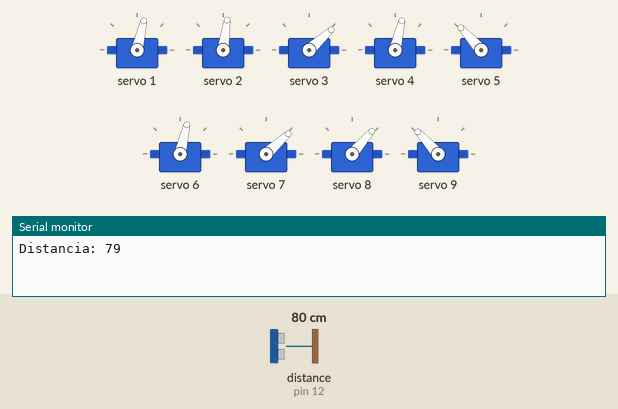
The sketch below on a simulated Arduino Uno, built with avr-gcc and run on an emulated ATmega328P. Shown: 9 × servo, the last lines printed to the serial monitor. Wiring (inferred from the names in the program): ultrasonic range finder: trigger pin 11; echo pin 12. The test bench sets the inputs (shaded band); at power-on: distance to the obstacle (sensor on pin 12) 80 cm. The echo pulse lasts 58.3 µs per cm.

Above: at 1.49 s.
2.6 s: distance to the obstacle (sensor on pin 12) set to 23 cm
At 2.81 s:
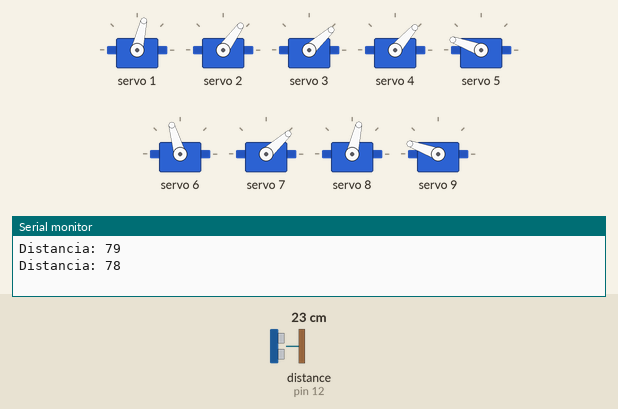
6.1 s: distance to the obstacle (sensor on pin 12) set to 19 cm
At 8.59 s:
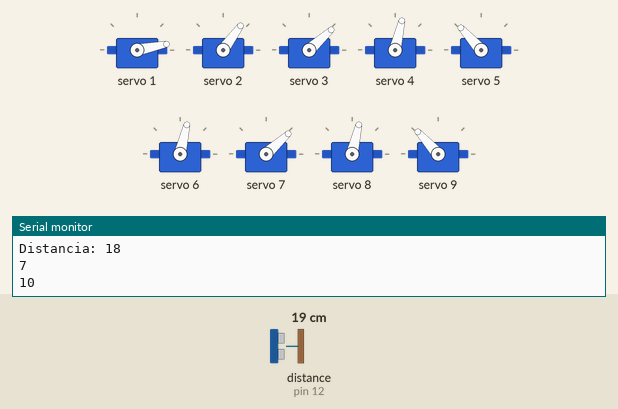
9.6 s: distance to the obstacle (sensor on pin 12) set to 2 cm
13.1 s: distance to the obstacle (sensor on pin 12) set to 35 cm
At 16.6 s:
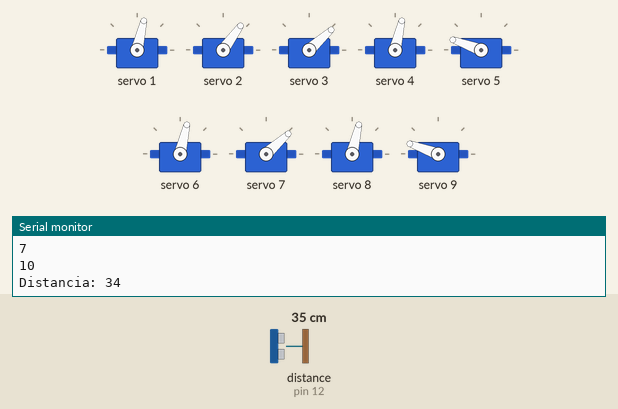
Timing chart, 0 to 17.6 s (numbered marks = the images above; inputs shaded):
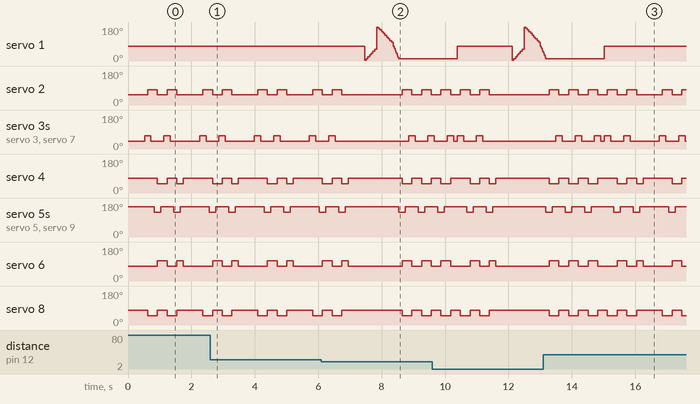

The sketch:

PROJ003-Quadruped.ino
```cpp
/*
   CARTROTECH  (https://cartrotech.wordpress.com)

   Projecte nº: P003
   Data: 22/10/2022
   Descripcio: Robot quadruped
   Nota:

*/

//SCL -> A5
//SDA -> A4

#include <Wire.h>
#include <Adafruit_PWMServoDriver.h>

Adafruit_PWMServoDriver servoController = Adafruit_PWMServoDriver(0x40);

const int frequency = 50;       // Freqüència PWM de 50Hz o T=20ms
const int ServoMinTicks = 110; // amplada de pols en ticks per a posició 0°
const int ServoMaxTicks = 510; // amplada de pols en ticks per a posició 180°

// Posicio inicial
int posIniServo1 = 275;
int posIniServo2 = 225;
int posIniServo3 = 200;
int posIniServo4 = 275;
int posIniServo5 = 450;
int posIniServo6 = 275;
int posIniServo7 = 200;
int posIniServo8 = 275;
int posIniServo9 = 450;

// Sensor IRC
#define powerPin 8
#define trigPin 11
#define echoPin 12
long Duracio = 0;
int Distancia = 0;
int angle = 90;
int sum = 0;

void setup()
{
  pinMode(powerPin, OUTPUT);
  pinMode(trigPin, OUTPUT);
  pinMode(echoPin, INPUT);
  Serial.begin(9600);
  servoController.begin();
  servoController.setPWMFreq(frequency );
  posIni();
}

void loop()
{
  posIni();
  buscaObstacle();
  endavant(2);

}

void posIni()
{
  servoController.setPWM(1, 0, posIniServo1);
  servoController.setPWM(2, 0, posIniServo2);
  servoController.setPWM(3, 0, posIniServo3);
  servoController.setPWM(4, 0, posIniServo4);
  servoController.setPWM(5, 0, posIniServo5);
  servoController.setPWM(6, 0, posIniServo6);
  servoController.setPWM(7, 0, posIniServo7);
  servoController.setPWM(8, 0, posIniServo8);
  servoController.setPWM(9, 0, posIniServo9);

}

void assegut()
{
  servoController.setPWM(1, 0, posIniServo1);
  servoController.setPWM(2, 0, posIniServo2);
  servoController.setPWM(3, 0, posIniServo3);
  servoController.setPWM(4, 0, posIniServo4);
  servoController.setPWM(5, 0, posIniServo5);
  servoController.setPWM(6, 0, posIniServo6);
  servoController.setPWM(7, 0, 300);
  servoController.setPWM(8, 0, posIniServo8);
  servoController.setPWM(9, 0, 300);
}

void buscaObstacle()
{
  mesuraDistancia();
  Serial.print("Distancia: ");
  Serial.println(Distancia);
  delay(500);

  if (Distancia < 20)
  {
    int dreta = 0;
    int esquerra = 0;
    int sumdreta = 0;
    int sumesquerra = 0;

    int i = ServoMinTicks + 10;
    delay(10);
    while (i <= 250)
    {
      servoController.setPWM(1, 0, i);
      i = i + 20;
      mesuraDistancia();

      if (Distancia < 25)
      {
        dreta = 1;
        sumdreta++;
      }
      else
      {
        dreta = 0;
      }
      delay(50);
    }

    i = ServoMaxTicks - 10;
    delay(10);
    while (i >= 310)
    {
      servoController.setPWM(1, 0, i);
      i = i - 20;
      mesuraDistancia();
      if (Distancia < 25)
      {
        esquerra = 1;
        sumesquerra++;
      }
      else
      {
        esquerra = 0;
      }
      delay(50);
    }
    servoController.setPWM(1, 0, posIniServo1);
    delay(10);
    Serial.println(sumdreta);
    Serial.println(sumesquerra);

    if (sumdreta > sumesquerra)
    {
      girE(3);
    }
    else
    {
      girD(3);
    }

    if (sumdreta >= 20)
    {
      enrere(3);
      girE(3);
    }
    else if (sumesquerra >= 20)
    {
      enrere(3);
      girD(3);
    }
  }

}

void mesuraDistancia()
{
  digitalWrite(powerPin, HIGH); //Encenem sensor
  digitalWrite(trigPin, LOW);
  delayMicroseconds(2);
  digitalWrite(trigPin, HIGH);
  delayMicroseconds(10);
  digitalWrite(trigPin, LOW);
  Duracio = pulseIn(echoPin, HIGH);
  Distancia = Duracio * 0.034 / 2;
}

void endavant (unsigned int passos)
{
  int angle = 60;
  while (passos-- > 0)
  {
    servoController.setPWM(3, 0, posIniServo3 + angle);
    servoController.setPWM(7, 0, posIniServo7 + angle);
    delay(100);
    servoController.setPWM(2, 0, posIniServo2 + angle);
    servoController.setPWM(8, 0, posIniServo8 - angle);
    servoController.setPWM(4, 0, posIniServo4);
    servoController.setPWM(6, 0, posIniServo6);
    delay(100);
    servoController.setPWM(3, 0, posIniServo3);
    servoController.setPWM(7, 0, posIniServo7);
    delay(100);

    servoController.setPWM(5, 0, posIniServo5 - angle);
    servoController.setPWM(9, 0, posIniServo9 - angle);
    delay(100);
    servoController.setPWM(2, 0, posIniServo2);
    servoController.setPWM(8, 0, posIniServo8);
    servoController.setPWM(4, 0, posIniServo4 - angle);
    servoController.setPWM(6, 0, posIniServo6 + angle);
    delay(100);
    servoController.setPWM(5, 0, posIniServo5);
    servoController.setPWM(9, 0, posIniServo9);
    delay(100);
  }
}

void enrere (unsigned int passos)
{
  int angle = 60;
  while (passos-- > 0)
  {
    servoController.setPWM(3, 0, posIniServo3 + angle);
    servoController.setPWM(7, 0, posIniServo7 + angle);
    delay(100);
    servoController.setPWM(2, 0, posIniServo2);
    servoController.setPWM(8, 0, posIniServo8);
    servoController.setPWM(4, 0, posIniServo4 - angle);
    servoController.setPWM(6, 0, posIniServo6 + angle);
    delay(100);
    servoController.setPWM(3, 0, posIniServo3);
    servoController.setPWM(7, 0, posIniServo7);
    delay(100);
    servoController.setPWM(5, 0, posIniServo5 - angle);
    servoController.setPWM(9, 0, posIniServo9 - angle);
    delay(100);
    servoController.setPWM(2, 0, posIniServo2 + angle);
    servoController.setPWM(8, 0, posIniServo8 - angle);
    servoController.setPWM(4, 0, posIniServo4);
    servoController.setPWM(6, 0, posIniServo6);
    delay(100);
    servoController.setPWM(5, 0, posIniServo5);
    servoController.setPWM(9, 0, posIniServo9);
    delay(100);
  }
}

void girD (unsigned int passos)
{
  giraCapDreta();
  int angle = 60;
  while (passos-- > 0)
  {
    servoController.setPWM(5, 0, posIniServo5 - angle);
    servoController.setPWM(9, 0, posIniServo9 - angle);
    delay(100);
    servoController.setPWM(2, 0, posIniServo2 + angle);
    servoController.setPWM(8, 0, posIniServo8 - angle);
    servoController.setPWM(4, 0, posIniServo4 - angle);
    servoController.setPWM(6, 0, posIniServo6 + angle);
    delay(100);
    servoController.setPWM(5, 0, posIniServo5);
    servoController.setPWM(9, 0, posIniServo9);
    delay(100);
    servoController.setPWM(3, 0, posIniServo3 + angle);
    servoController.setPWM(7, 0, posIniServo7 + angle);
    delay(100);
    servoController.setPWM(2, 0, posIniServo2);
    servoController.setPWM(8, 0, posIniServo8);
    servoController.setPWM(4, 0, posIniServo4);
    servoController.setPWM(6, 0, posIniServo6);
    delay(100);
    servoController.setPWM(3, 0, posIniServo3);
    servoController.setPWM(7, 0, posIniServo7);
    delay(100);
  }
  centraCap();
}

void girE (unsigned int passos)
{
  giraCapEsquerra();
  int angle = 60;
  while (passos-- > 0)
  {
    servoController.setPWM(3, 0, posIniServo3 + angle);
    servoController.setPWM(7, 0, posIniServo7 + angle);
    delay(100);
    servoController.setPWM(2, 0, posIniServo2 + angle);
    servoController.setPWM(8, 0, posIniServo8 - angle);
    servoController.setPWM(4, 0, posIniServo4 - angle);
    servoController.setPWM(6, 0, posIniServo6 + angle);
    delay(100);
    servoController.setPWM(3, 0, posIniServo3);
    servoController.setPWM(7, 0, posIniServo7);
    delay(100);
    servoController.setPWM(5, 0, posIniServo5 - angle);
    servoController.setPWM(9, 0, posIniServo9 - angle);
    delay(100);
    servoController.setPWM(2, 0, posIniServo2);
    servoController.setPWM(8, 0, posIniServo8);
    servoController.setPWM(4, 0, posIniServo4);
    servoController.setPWM(6, 0, posIniServo6);
    delay(100);
    servoController.setPWM(5, 0, posIniServo5);
    servoController.setPWM(9, 0, posIniServo9);
    delay(100);
  }
  centraCap();
}

void giraCapEsquerra()
{
  int i = posIniServo1;
  while (i < 490)
  {
    servoController.setPWM(1, 0, i);
    i = i + 5;
    delay(5);
  }

}

void giraCapDreta()
{
  int i = posIniServo1;
  while (i > 130)
  {
    servoController.setPWM(1, 0, i);
    i = i - 5;
    delay(5);
  }

}

void centraCap()
{
  servoController.setPWM(1, 0, posIniServo1);
}

void menejaCap ()
{
  int i = posIniServo1;
  while (i < 490)
  {
    servoController.setPWM(1, 0, i);
    i = i + 5;
    delay(5);
  }
  while (i > 130)
  {
    servoController.setPWM(1, 0, i);
    i = i - 5;
    delay(5);
  }
  while (i < posIniServo1);
  {
    servoController.setPWM(1, 0, i);
    i = i + 5;
    delay(5);
  }
  servoController.setPWM(1, 0, posIniServo1);
}
```

Measured:
- the behaviour switches between 21 and 20 cm on distance to the obstacle (sensor on pin 12) (found by bisection; images 1 and 2)
- after the input at 13.1 s, servo 1: goes on until 15.0 s, then stays 77°
